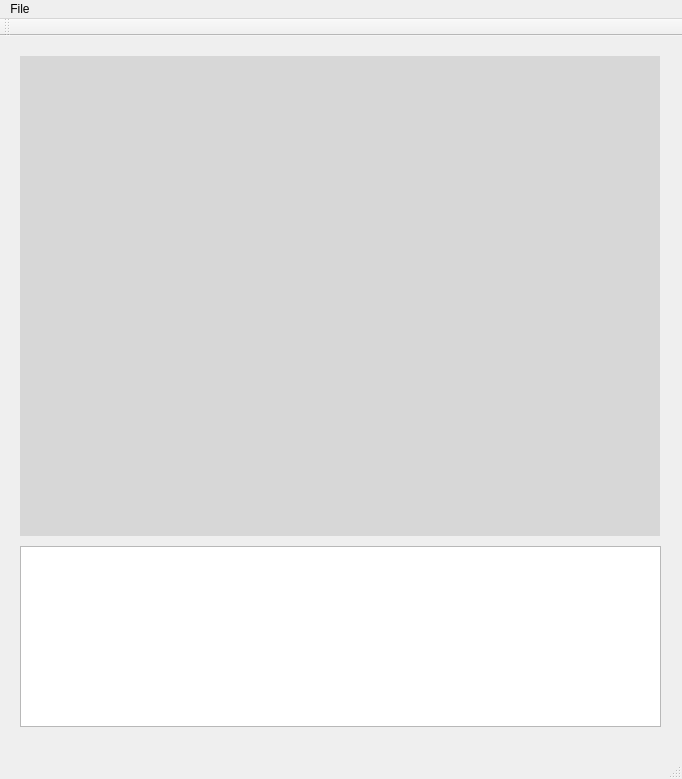
<?xml version="1.0" encoding="UTF-8"?>
<ui version="4.0">
 <class>CVQT_ImageScanWIA</class>
 <widget class="QMainWindow" name="CVQT_ImageScanWIA">
  <property name="geometry">
   <rect>
    <x>0</x>
    <y>0</y>
    <width>682</width>
    <height>779</height>
   </rect>
  </property>
  <property name="windowTitle">
   <string>CVQT_ImageScanWIA</string>
  </property>
  <widget class="QWidget" name="centralWidget">
   <widget class="QLabel" name="label">
    <property name="geometry">
     <rect>
      <x>20</x>
      <y>20</y>
      <width>640</width>
      <height>480</height>
     </rect>
    </property>
    <property name="styleSheet">
     <string notr="true">background-color: rgb(215, 215, 215);
border-color: rgb(8, 8, 8);</string>
    </property>
    <property name="text">
     <string/>
    </property>
   </widget>
   <widget class="QTextEdit" name="textEdit">
    <property name="geometry">
     <rect>
      <x>20</x>
      <y>510</y>
      <width>641</width>
      <height>181</height>
     </rect>
    </property>
   </widget>
  </widget>
  <widget class="QMenuBar" name="menuBar">
   <property name="geometry">
    <rect>
     <x>0</x>
     <y>0</y>
     <width>682</width>
     <height>29</height>
    </rect>
   </property>
   <widget class="QMenu" name="menuFile">
    <property name="title">
     <string>File</string>
    </property>
    <addaction name="actionOpen"/>
    <addaction name="actionSave"/>
    <addaction name="actionScan"/>
    <addaction name="separator"/>
    <addaction name="actionExit"/>
   </widget>
   <addaction name="menuFile"/>
  </widget>
  <widget class="QToolBar" name="mainToolBar">
   <attribute name="toolBarArea">
    <enum>TopToolBarArea</enum>
   </attribute>
   <attribute name="toolBarBreak">
    <bool>false</bool>
   </attribute>
  </widget>
  <widget class="QStatusBar" name="statusBar"/>
  <action name="actionOpen">
   <property name="text">
    <string>Open</string>
   </property>
  </action>
  <action name="actionSave">
   <property name="text">
    <string>Save</string>
   </property>
  </action>
  <action name="actionScan">
   <property name="text">
    <string>Scan</string>
   </property>
  </action>
  <action name="actionExit">
   <property name="text">
    <string>Exit</string>
   </property>
  </action>
 </widget>
 <layoutdefault spacing="6" margin="11"/>
 <resources/>
 <connections/>
</ui>
